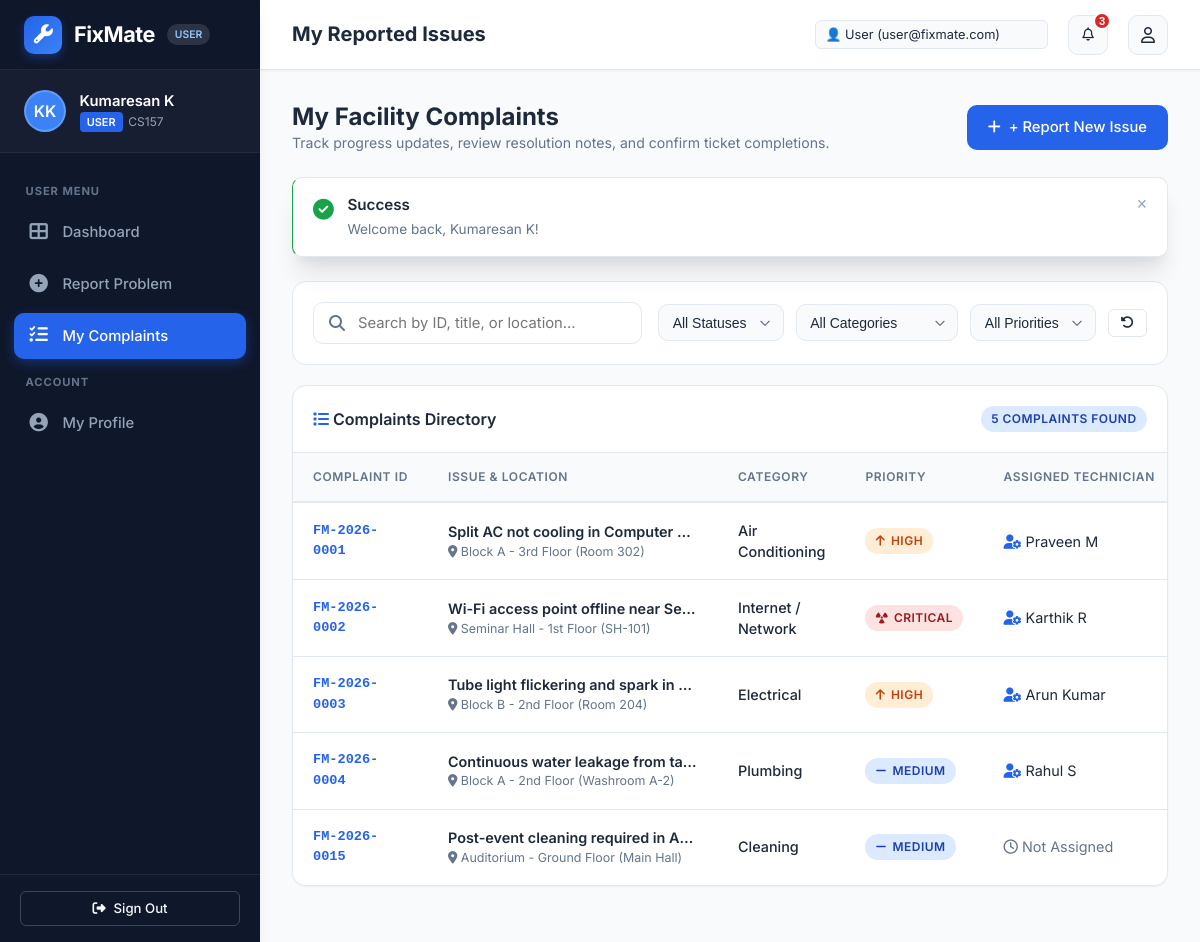
The page /user/my-complaints.php (signed in) on the database its author committed.
### tables this page shows
CREATE TABLE `complaints` (
  `id` INT AUTO_INCREMENT PRIMARY KEY,
  `complaint_code` VARCHAR(30) NOT NULL UNIQUE,
  `user_id` INT NOT NULL,
  `category_id` INT NOT NULL,
  `technician_id` INT NULL DEFAULT NULL,
  `title` VARCHAR(255) NOT NULL,
  `description` TEXT NOT NULL,
  `location` VARCHAR(255) NOT NULL,
  `building` VARCHAR(100) NOT NULL,
  `floor` VARCHAR(50) NOT NULL,
  `room_number` VARCHAR(50) NULL DEFAULT NULL,
  `priority` ENUM('Low', 'Medium', 'High', 'Critical') NOT NULL DEFAULT 'Medium',
  `status` ENUM('Submitted', 'Assigned', 'In Progress', 'Resolved', 'Closed') NOT NULL DEFAULT 'Submitted',
  `submitted_date` DATETIME NOT NULL DEFAULT CURRENT_TIMESTAMP,
  `assigned_date` DATETIME NULL DEFAULT NULL,
  `started_date` DATETIME NULL DEFAULT NULL,
  `resolved_date` DATETIME NULL DEFAULT NULL,
  `closed_date` DATETIME NULL DEFAULT NULL,
  `preferred_date` DATE NULL DEFAULT NULL,
  `contact_number` VARCHAR(25) NOT NULL,
  `image_url` VARCHAR(255) NULL DEFAULT NULL,
  `resolution_notes` TEXT NULL DEFAULT NULL,
  `parts_used` VARCHAR(255) NULL DEFAULT NULL,
  `created_at` TIMESTAMP NOT NULL DEFAULT CURRENT_TIMESTAMP,
  `updated_at` TIMESTAMP NOT NULL DEFAULT CURRENT_TIMESTAMP ON UPDATE CURRENT_TIMESTAMP,
  FOREIGN KEY (`user_id`) REFERENCES `users`(`id`) ON DELETE CASCADE,
  FOREIGN KEY (`category_id`) REFERENCES `categories`(`id`) ON DELETE RESTRICT,
  FOREIGN KEY (`technician_id`) REFERENCES `technicians`(`id`) ON DELETE SET NULL,
  INDEX `idx_complaint_status` (`status`),
  INDEX `idx_complaint_priority` (`priority`),
  INDEX `idx_complaint_code` (`complaint_code`)
);

CREATE TABLE `categories` (
  `id` INT AUTO_INCREMENT PRIMARY KEY,
  `category_name` VARCHAR(100) NOT NULL UNIQUE,
  `icon` VARCHAR(50) DEFAULT 'fa-tools',
  `description` TEXT,
  `status` ENUM('active', 'inactive') NOT NULL DEFAULT 'active',
  `created_at` TIMESTAMP NOT NULL DEFAULT CURRENT_TIMESTAMP,
  INDEX `idx_cat_status` (`status`)
);

CREATE TABLE `users` (
  `id` INT AUTO_INCREMENT PRIMARY KEY,
  `full_name` VARCHAR(100) NOT NULL,
  `email` VARCHAR(150) NOT NULL UNIQUE,
  `phone` VARCHAR(25) NOT NULL,
  `employee_id` VARCHAR(50) NOT NULL UNIQUE,
  `department` VARCHAR(100) NOT NULL,
  `password` VARCHAR(255) NOT NULL,
  `role` ENUM('user', 'technician', 'admin') NOT NULL DEFAULT 'user',
  `status` ENUM('active', 'inactive') NOT NULL DEFAULT 'active',
  `created_at` TIMESTAMP NOT NULL DEFAULT CURRENT_TIMESTAMP,
  `updated_at` TIMESTAMP NOT NULL DEFAULT CURRENT_TIMESTAMP ON UPDATE CURRENT_TIMESTAMP,
  INDEX `idx_user_role` (`role`),
  INDEX `idx_user_status` (`status`)
);

### user/my-complaints.php (the view, shortened to what this page needs)
<?php
$user = requireRole(['user', 'admin'], '../');
$pdo = getDB();
$userId = $user['id'];
$search = trim($_GET['search'] ?? '');
$sql = "
    SELECT c.*, cat.category_name, u_tech.full_name AS tech_name, f.rating AS user_rating
    FROM complaints c
    LEFT JOIN categories cat ON c.category_id = cat.id
    LEFT JOIN technicians t ON c.technician_id = t.id
    LEFT JOIN users u_tech ON t.user_id = u_tech.id
    LEFT JOIN feedback f ON c.id = f.complaint_id
    WHERE c.user_id = ?
";
$params = [$userId];
$sql .= " ORDER BY c.created_at DESC";
$stmt = $pdo->prepare($sql);
$stmt->execute($params);
$complaints = $stmt->fetchAll();
require_once __DIR__ . '/../includes/header.php';
require_once __DIR__ . '/../includes/sidebar.php';
?>
<div class="main-wrapper">
  <?php require_once __DIR__ . '/../includes/navbar.php'; ?>
  <main class="page-content">
    <div style="display:flex; justify-content:space-between; align-items:center; margin-bottom:1.5rem; flex-wrap:wrap; gap:1rem;">
      <div>
        <h1 style="font-size:1.5rem; font-weight:700;">My Facility Complaints</h1>
        <p class="text-muted" style="font-size:0.88rem;">Track progress updates, review resolution notes, and confirm ticket completions.</p>
      </div>
      <a href="report-problem.php" class="btn btn-primary">
        <i class="fas fa-plus"></i> + Report New Issue
      </a>
    </div>
    <?= displayFlash() ?>
    <form method="GET" action="my-complaints.php" class="table-toolbar">
      <div class="search-box">
        <i class="fas fa-search"></i>
        <input type="text" name="search" class="form-control" placeholder="Search by ID, title, or location..." value="<?= e($search) ?>">
      </div>
      <div class="filters-group">
        <select name="status" class="filter-select" onchange="this.form.submit()">
          <option value="">All Statuses</option>
        </select>
        <select name="category_id" class="filter-select" onchange="this.form.submit()">
          <option value="">All Categories</option>
        </select>
        <select name="priority" class="filter-select" onchange="this.form.submit()">
          <option value="">All Priorities</option>
        </select>
        <a href="my-complaints.php" class="btn btn-outline btn-sm" title="Reset Filters"><i class="fas fa-rotate-left"></i></a>
      </div>
    </form>
    <div class="card" style="padding:0; overflow:hidden;">
      <div style="padding:1.25rem; border-bottom:1px solid var(--border-color); display:flex; justify-content:space-between; align-items:center;">
        <div style="font-weight:600; font-size:1rem; color:var(--text-main);">
          <i class="fas fa-list text-primary"></i> Complaints Directory
        </div>
        <span class="badge badge-medium"><?= count($complaints) ?> Complaints Found</span>
      </div>
      <div class="table-responsive" style="border:none; border-radius:0;">
        <table class="data-table">
          <thead>
            <tr>
              <th>Complaint ID</th>
              <th>Issue & Location</th>
              <th>Category</th>
              <th>Priority</th>
              <th>Assigned Technician</th>
            </tr>
          </thead>
          <tbody>
            <?php if (empty($complaints)): ?>
              <tr>
                <td colspan="8">
                  <div class="table-empty-state">
                    <i class="fas fa-folder-open"></i>
                    <h3>No complaints found</h3>
                    <p>No complaints match your search or filter parameters in MySQL.</p>
                    <a href="report-problem.php" class="btn btn-primary btn-sm" style="margin-top:10px;">
                      <i class="fas fa-plus"></i> Submit a New Complaint
                    </a>
                  </div>
                </td>
              </tr>
            <?php else: ?>
              <?php foreach ($complaints as $c): ?>
                <tr>
                  <td class="cell-id"><?= e($c['complaint_code']) ?></td>
                  <td>
                    <div class="cell-title" title="<?= e($c['title']) ?>"><?= e($c['title']) ?></div>
                    <div class="cell-subtitle"><i class="fas fa-map-marker-alt"></i> <?= e($c['location']) ?></div>
                  </td>
                  <td><span style="font-weight:500;"><?= e($c['category_name']) ?></span></td>
                  <td><?= getPriorityBadge($c['priority']) ?></td>
                  <td>
                    <?php if (!empty($c['tech_name'])): ?>
                      <i class="fas fa-user-gear text-primary"></i> <?= e($c['tech_name']) ?>
                    <?php else: ?>
                      <span class="text-muted"><i class="far fa-clock"></i> Not Assigned</span>
                    <?php endif; ?>
                  </td>
                </tr>
              <?php endforeach; ?>
            <?php endif; ?>
          </tbody>
        </table>
      </div>
    </div>
  </main>
</div>
<?php require_once __DIR__ . '/../includes/footer.php'; ?>

### includes/functions.php (shortened to what this page needs)
<?php
function e(?string $string): string {
    return htmlspecialchars($string ?? '', ENT_QUOTES, 'UTF-8');
}
function getFlash(): ?array {
    if (isset($_SESSION['flash'])) {
        $flash = $_SESSION['flash'];
        return $flash;
    }
    return null;
}
function displayFlash(): string {
    $flash = getFlash();
    $type = e($flash['type']);
    $msg = e($flash['message']);
    $icon = match($type) {
        'success' => 'fa-circle-check',
        'danger'  => 'fa-triangle-exclamation',
        'warning' => 'fa-bell',
        default   => 'fa-circle-info'
    };
    return "
    <div class='toast toast-{$type}' style='position:relative; margin-bottom:1.5rem; animation:none; max-width:100%;'>
        <div class='toast-icon'><i class='fas {$icon} text-{$type}'></i></div>
        <div class='toast-content'>
            <div class='toast-title'>" . ucfirst($type) . "</div>
            <div class='toast-msg'>{$msg}</div>
        </div>
        <button class='toast-close' onclick='this.parentElement.remove()'>&times;</button>
    </div>";
}
function getPriorityBadge(string $priority): string {
    $p = trim($priority);
    $class = match(strtolower($p)) {
        'low'      => 'badge-low',
        'medium'   => 'badge-medium',
        'high'     => 'badge-high',
        'critical' => 'badge-critical',
        default    => 'badge-medium'
    };
    $icon = match(strtolower($p)) {
        'low'      => 'fa-arrow-down',
        'medium'   => 'fa-minus',
        'high'     => 'fa-arrow-up',
        'critical' => 'fa-radiation',
        default    => 'fa-circle'
    };
    return "<span class='badge {$class}'><i class='fas {$icon}'></i> " . e($p) . "</span>";
}

### assets/css/style.css (style rules this page uses)
:root { --primary: #2563EB; --primary-hover: #1D4ED8; --primary-light: #EFF6FF; --primary-glow: rgba(37, 99, 235, 0.15); --secondary: #0F172A; --secondary-light: #1E293B; --secondary-muted: #334155; --bg-main: #F8FAFC; --bg-card: #FFFFFF; --bg-card-hover: #F1F5F9; --bg-input: #FFFFFF; --border-color: #E2E8F0; --border-focus: #93C5FD; --success: #16A34A; --success-bg: #DCFCE7; --success-text: #15803D; --warning: #F59E0B; --warning-bg: #FEF3C7; --warning-text: #B45309; --danger: #DC2626; --danger-bg: #FEE2E2; --danger-text: #B91C1C; --info: #0891B2; --info-bg: #CFFAFE; --info-text: #0E7490; --text-main: #1E293B; --text-muted: #64748B; --text-light: #94A3B8; --priority-low: #16A34A; --priority-medium: #2563EB; --priority-high: #EA580C; --priority-critical: #DC2626; --font-sans: 'Inter', -apple-system, BlinkMacSystemFont, 'Segoe UI', Roboto, Helvetica, Arial, sans-serif; --shadow-sm: 0 1px 2px 0 rgba(0, 0, 0, 0.05); --shadow-md: 0 4px 6px -1px rgba(0, 0, 0, 0.07), 0 2px 4px -1px rgba(0, 0, 0, 0.04); --shadow-lg: 0 10px 15px -3px rgba(0, 0, 0, 0.08), 0 4px 6px -2px rgba(0, 0, 0, 0.03); --shadow-xl: 0 20px 25px -5px rgba(0, 0, 0, 0.1), 0 10px 10px -5px rgba(0, 0, 0, 0.04); --radius-sm: 6px; --radius-md: 10px; --radius-lg: 14px; --radius-xl: 20px; --radius-full: 9999px; --transition: all 0.2s cubic-bezier(0.4, 0, 0.2, 1); --sidebar-width: 260px; --header-height: 70px; }
*, *::before, *::after { box-sizing: border-box; margin: 0; padding: 0; }
html { font-size: 16px; scroll-behavior: smooth; }
body { font-family: var(--font-sans); background-color: var(--bg-main); color: var(--text-main); line-height: 1.5; -webkit-font-smoothing: antialiased; -moz-osx-font-smoothing: grayscale; min-height: 100vh; }
a { color: var(--primary); text-decoration: none; transition: var(--transition); }
h1, h2, h3, h4, h5, h6 { color: var(--text-main); font-weight: 600; line-height: 1.25; }
h1 { font-size: 1.875rem; }
.text-muted { color: var(--text-muted) !important; }
.text-primary { color: var(--primary) !important; }
.text-success { color: var(--success) !important; }
.main-wrapper { flex: 1; margin-left: var(--sidebar-width); display: flex; flex-direction: column; min-width: 0; }
.page-content { padding: 2rem; flex: 1; }
.card { background: var(--bg-card); border: 1px solid var(--border-color); border-radius: var(--radius-lg); box-shadow: var(--shadow-sm); padding: 1.5rem; margin-bottom: 1.5rem; transition: var(--transition); }
.btn { display: inline-flex; align-items: center; justify-content: center; gap: 0.5rem; font-family: var(--font-sans); font-size: 0.925rem; font-weight: 500; padding: 0.65rem 1.25rem; border-radius: var(--radius-md); border: 1px solid transparent; cursor: pointer; transition: var(--transition); text-decoration: none; white-space: nowrap; }
.btn-primary { background: var(--primary); color: #FFFFFF; }
.btn-outline { background: transparent; border-color: var(--border-color); color: var(--text-main); }
.btn-sm { padding: 0.4rem 0.75rem; font-size: 0.825rem; border-radius: var(--radius-sm); }
.badge { display: inline-flex; align-items: center; gap: 0.35rem; padding: 0.25rem 0.65rem; border-radius: var(--radius-full); font-size: 0.75rem; font-weight: 600; text-transform: uppercase; letter-spacing: 0.04em; }
.badge-medium { background: #DBEAFE; color: #1E40AF; }
.badge-high { background: #FFEDD5; color: #C2410C; }
.badge-critical { background: #FEE2E2; color: #991B1B; animation: pulse 2s infinite; }
.toast { min-width: 320px; max-width: 420px; background: var(--bg-card); border-left: 5px solid var(--primary); border-radius: var(--radius-md); padding: 1rem 1.25rem; box-shadow: var(--shadow-xl); display: flex; align-items: flex-start; gap: 0.85rem; animation: slideInRight 0.3s ease-out; color: var(--text-main); border: 1px solid var(--border-color); }
.toast.toast-success { border-left-color: var(--success); }
.toast-icon { font-size: 1.3rem; }
.toast-content { flex: 1; }
.toast-title { font-weight: 600; font-size: 0.95rem; margin-bottom: 0.15rem; }
.toast-msg { font-size: 0.85rem; color: var(--text-muted); }
.toast-close { background: none; border: none; font-size: 1.1rem; color: var(--text-light); cursor: pointer; }

### assets/css/forms.css (style rules this page uses)
.form-control { width: 100%; padding: 0.7rem 1rem; font-family: var(--font-sans); font-size: 0.925rem; color: var(--text-main); background-color: var(--bg-input); border: 1px solid var(--border-color); border-radius: var(--radius-md); transition: var(--transition); outline: none; }

### rows shown on the page
complaints: complaint_code "FM-2026-0001", title "Split AC not cooling in Computer…", location "Block A - 3rd Floor (Room 302)", category.category_name "Air Conditioning", priority "HIGH", users.full_name "Praveen M"
complaints: complaint_code "FM-2026-0002", title "Wi-Fi access point offline near Se…", location "Seminar Hall - 1st Floor (SH-101)", category.category_name "Internet / Network", priority "CRITICAL", users.full_name "Karthik R"
complaints: complaint_code "FM-2026-0003", title "Tube light flickering and spark in…", location "Block B - 2nd Floor (Room 204)", category.category_name "Electrical", priority "HIGH", users.full_name "Arun Kumar"
complaints: complaint_code "FM-2026-0004", title "Continuous water leakage from ta…", location "Block A - 2nd Floor (Washroom A-2)", category.category_name "Plumbing", priority "MEDIUM", users.full_name "Rahul S"
complaints: complaint_code "FM-2026-0015", title "Post-event cleaning required in A…", location "Auditorium - Ground Floor (Main Hall)", category.category_name "Cleaning", priority "MEDIUM", shows "Not Assigned"

### other values the page prints
$role "USER"
$initials "KK"
$userName "Kumaresan K"
$empId "CS157"
$header_title "My Reported Issues"
$unreadCount "3"
$type "Success"
$msg "Welcome back, Kumaresan K!"
count($complaints) "5"
